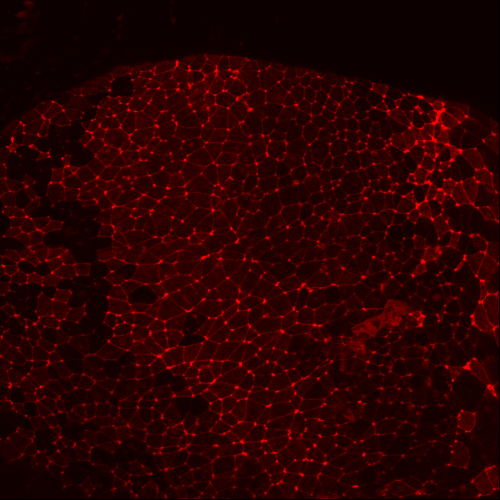
#> input picture imToCut/embryo-d_lifeact_000.tif, 999 x 999 px, found by its file name (shown at 1/2 size)
$ python PreprocessLargeImage.py
#> lines starting #> are read from the running program, lines starting #| are printed output that depends on the picture
### imCut.py
from PIL import Image
import os

## INPUT ITEMS
def cut(inFile, length, overlap):
	"""
	:param inFile: name of image file to cut up for posting on mturk. Image must be inside folder imToCut
	:param length: length of a side of a square for an individual image to be cut up
	:param overlap: overlap between images
	:return: no return. Stores all cut images in toWeb/public/images/[image name without extension]
	"""
#> called with length = 400, overlap = 100

	upper = 0
	left = 0
	count = 0
	imagename = inFile	 # INSERT THE IMAGE NAME THAT YOU WANT TO CUT HERE
	direc = imagename.split('/')
	iname = direc[len(direc)-1].split('.')[0]
	print(iname)
	im = Image.open(imagename).convert("RGB")
#> im is the input picture: PIL image 999x999 RGB; mean R, G, B 42.4, 0, 0
	outdir = os.path.join(os.path.dirname(os.path.realpath(__file__)),'toWeb/public/images', iname)
	if not os.path.exists(outdir):
	    os.makedirs(outdir)
	width, height = im.size
#> width = 999; height = 999
	imagesize = width
#> imagesize = 999

	while upper < height-length:
		while left < width-length:
			bbox = (left, upper, left + length, upper + length)
			working_slice = im.crop(bbox)
			tempw, temph = working_slice.size
			outfilename = os.path.join(outdir, iname + "_" + "U" + str(upper).zfill(4) + "_L" + str(left).zfill(4) + ".jpg")
			working_slice.save(outfilename)
			count +=1
			left += length-overlap
			print("Upper Dimension: " + str(upper) + ", Left Dimension: " + str(left))
		upper += length-overlap
		left = 0
#> after the loop, count = 4; upper = 600

	# Right Border Images
	upper = 0
	left = width - length
#> left = 599
	while upper < height-length:
		bbox = (left, upper, left + length, upper + length)
		working_slice = im.crop(bbox)
		outfilename = os.path.join(outdir, iname + "_" + "U" + str(upper).zfill(4) + "_L" + str(left).zfill(4) + ".jpg")
		working_slice.save(outfilename)
		print("Upper Dimension: " + str(upper) + ", Left Dimension: " + str(left))
		upper += length-overlap
#> after the loop, upper = 600


	# Bottom Border Images
	upper = height - length
#> upper = 599
	left = 0
	while left < width-length:
		bbox = (left, upper, left + length, upper + length)
		working_slice = im.crop(bbox)
		outfilename = os.path.join(outdir, iname + "_" + "U" + str(upper).zfill(4) + "_L" + str(left).zfill(4) + ".jpg")
		working_slice.save(outfilename)
		print("Upper Dimension: " + str(upper) + ", Left Dimension: " + str(left))
		left += length-overlap
#> after the loop, left = 600


	# Bottom Right Image
	left = width-length
#> left = 599
	upper = height - length
	bbox = (left, upper, left + length, upper + length)
#> bbox = (599, 599, 999, 999)
	working_slice = im.crop(bbox)
	outfilename = os.path.join(outdir, iname + "_" + "U" + str(upper).zfill(4) + "_L" + str(left).zfill(4) + ".jpg")
	working_slice.save(outfilename)
	print("Upper Dimension: " + str(upper) + ", Left Dimension: " + str(left))
#| Upper Dimension: 599, Left Dimension: 599


	imagename = imagename[:str.rindex(imagename,'.')]
	savejpg = imagename + '.jpg'
	im.save(savejpg)

### PreprocessLargeImage.py

"""
Author: Trishul Nagenalli (tn74@duke.edu)
Organization: Duke Energy Data Analytics Lab

Description:
Use this script if you want to cut up a large image before posting it online so that Turkers can annotate small portions of the image. Once you have run this script, a folder will be created inside toWeb/public/images called the name of the image you cut up without the file extension.

If you would like to process large images, follow the steps below
1. Set imageToCut as the name of the image you would like to cut and run PreprocessLargeImage.py
2. Wait for Annotations
3. Run PostprocessLargeImage.py with the specified Batch ID to concatenate all smaller images into final large image

Variable Information

imageToCut				-	Name of large image that needs to be cut. It must be located inside the folder imToCut
length					-	Sidelength (in pixels) for the images you would like to cut out
overlap 				- 	Overlap between images that get cut
"""
#==================================== Set Variables below ========================================#
imageToCut_original = 'C:/Users/Anand/Desktop/Sai Anand Maringanti/imToCut/embryo-d_lifeact_000.tif'
imageToCut_annotation = 'C:/Users/Anand/Desktop/Sai Anand Maringanti/imToCut/embryo-d_TA_000.tif'
length = 400
overlap = 100
#==================================================================================================#

import os
from imCut import cut
import cv2
from matplotlib import pyplot as plt

def preprocess(imageToCut_original, imageToCut_annotation):
    #iname1 = (imageToCut_original.split('/'))[-1].split('.')[0]
    #iname2 = (imageToCut_annotation.split('/'))[-1].split('.')[0]

    cut(imageToCut_original, length, overlap)
    cut(imageToCut_annotation, length, overlap)
#> call 2 of cut, with length = 400, overlap = 100
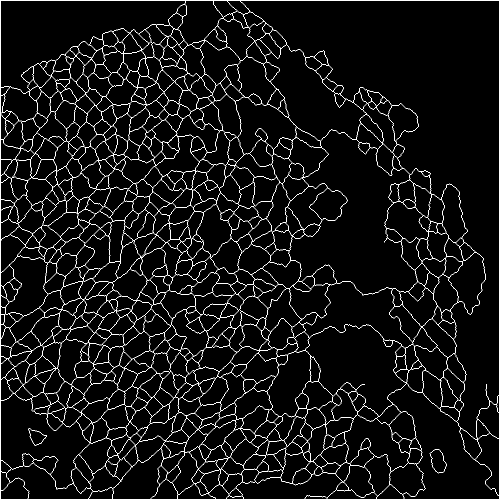
#> input picture imToCut/embryo-d_TA_000.tif, 999 x 999 px, found by its file name (shown at 1/2 size)
#> in cut, im is the input picture: PIL image 999x999 RGB; 4.4% white in thin lines or dots
#> the loop in cut (call 2), `while upper < height-length:` made 2 passes
#> pass 1, in cut (call 2), `working_slice.save(outfilename)`:
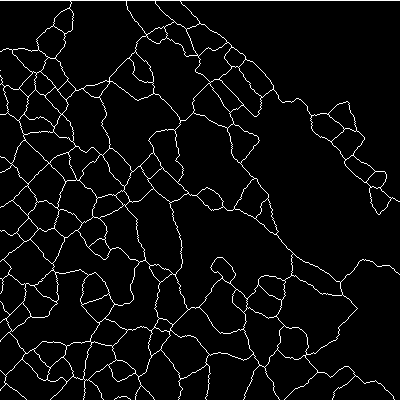
#> saved as embryo-d_TA_000_U0000_L0300.jpg: PIL image 400x400 RGB; 4.2% white in thin lines or dots
#> after the loop in cut (call 2), `while upper < height-length:`: count = 4; upper = 600
#> in cut (call 2), `working_slice = im.crop(bbox)`: working_slice: PIL image 400x400 RGB; 3.8% white in thin lines or dots
#| Upper Dimension: 599, Left Dimension: 599

    lifeact = plt.imread(imageToCut_original)
    ta = plt.imread(imageToCut_annotation)
    merged = (cv2.add(lifeact, ta))
    cv2.imwrite('C:/Users/Anand/Desktop/Sai Anand Maringanti/imToCut/merged.tif', merged[:, :, ::-1])

    cut('C:/Users/Anand/Desktop/Sai Anand Maringanti/imToCut/merged.tif', length, overlap)
#> call 3 of cut, with length = 400, overlap = 100
#> the loop in cut (call 3), `while upper < height-length:` made 2 passes
#> pass 1, in cut (call 3), `working_slice.save(outfilename)`:
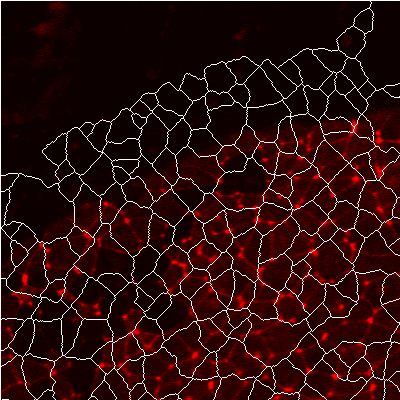
#> saved as merged_U0000_L0000.jpg: PIL image 400x400 RGB; mean R, G, B 47.9, 13.7, 13.7
#> pass 1, in cut (call 3), `working_slice.save(outfilename)`:
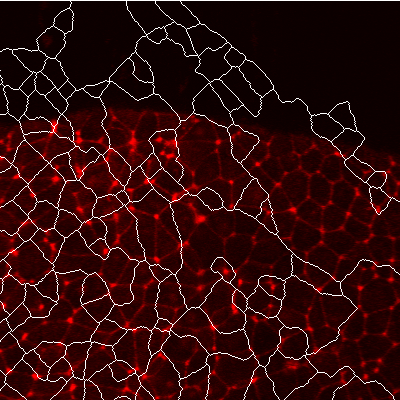
#> saved as merged_U0000_L0300.jpg: PIL image 400x400 RGB; mean R, G, B 49.9, 10.8, 10.8
#> pass 2, in cut (call 3), `working_slice.save(outfilename)`:
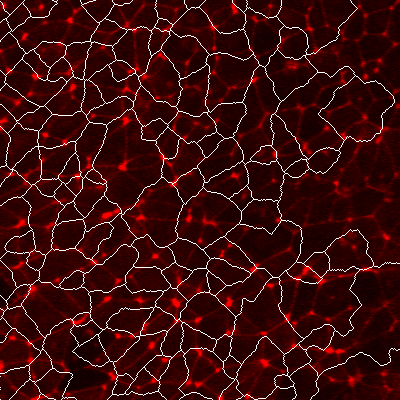
#> saved as merged_U0300_L0300.jpg: PIL image 400x400 RGB; mean R, G, B 62.3, 12.2, 12.2
#> after the loop in cut (call 3), `while upper < height-length:`: count = 4; upper = 600
#> the loop in cut (call 3), `while left < width-length:` made 2 passes
#> pass 2, in cut (call 3), `working_slice = im.crop(bbox)`:
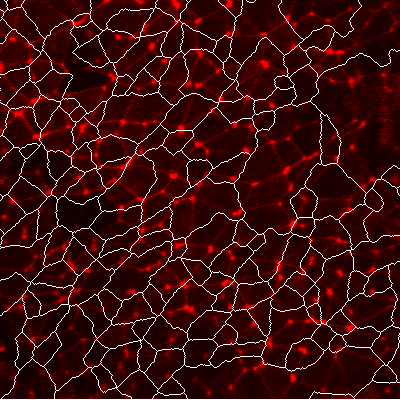
#> working_slice: PIL image 400x400 RGB; mean R, G, B 62.4, 13.7, 13.7
#> in cut (call 3), `working_slice = im.crop(bbox)`:
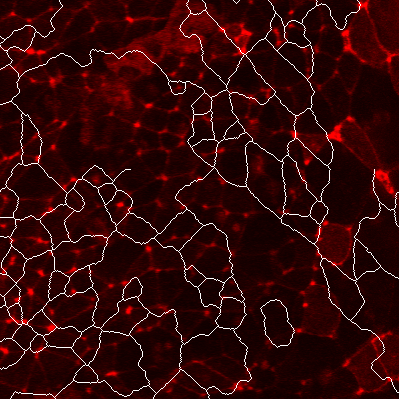
#> working_slice: PIL image 400x400 RGB; mean R, G, B 52.7, 9.7, 9.7
#| Upper Dimension: 599, Left Dimension: 599

if __name__ == '__main__':
    preprocess(imageToCut_original, imageToCut_annotation)


# if not os.path.exists('toWeb/public/images/merged_' + iname1):
#     cut(merged, length, overlap)
